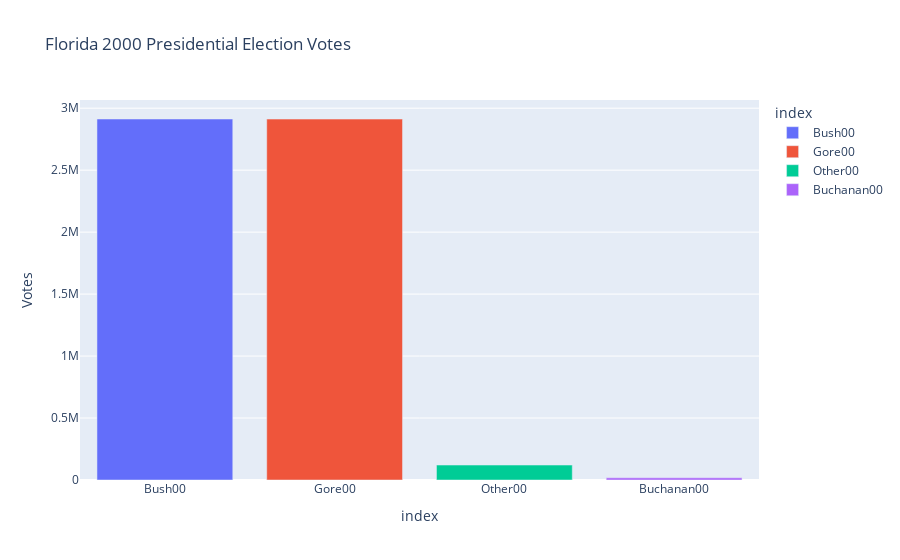

This figure's notebook cell:
### Code cell
# create a bar chart
fig = px.bar(
    df_votes,
    x=df_votes.index,
    y=df_votes.values,
    title='Florida 2000 Presidential Election Votes',
    labels={'x': 'Candidates', 'y': 'Votes'},
    color=df_votes.index)
# show the bar chart
fig.show()

### Figure 1 — Plotly figure (JSON) as saved in the notebook; plotly's stock layout.template omitted (floating-point values rounded to 4 significant figures)
{"data": [{"hovertemplate": "index=%{x}<br>Votes=%{y}<extra></extra>", "legendgroup": "Bush00", "marker": {"color": "#636efa", "pattern": {"shape": ""}}, "name": "Bush00", "orientation": "v", "showlegend": true, "textposition": "auto", "type": "bar", "x": ["Bush00"], "xaxis": "x", "y": [2912790], "yaxis": "y"}, {"hovertemplate": "index=%{x}<br>Votes=%{y}<extra></extra>", "legendgroup": "Gore00", "marker": {"color": "#EF553B", "pattern": {"shape": ""}}, "name": "Gore00", "orientation": "v", "showlegend": true, "textposition": "auto", "type": "bar", "x": ["Gore00"], "xaxis": "x", "y": [2912253], "yaxis": "y"}, {"hovertemplate": "index=%{x}<br>Votes=%{y}<extra></extra>", "legendgroup": "Other00", "marker": {"color": "#00cc96", "pattern": {"shape": ""}}, "name": "Other00", "orientation": "v", "showlegend": true, "textposition": "auto", "type": "bar", "x": ["Other00"], "xaxis": "x", "y": [120583], "yaxis": "y"}, {"hovertemplate": "index=%{x}<br>Votes=%{y}<extra></extra>", "legendgroup": "Buchanan00", "marker": {"color": "#ab63fa", "pattern": {"shape": ""}}, "name": "Buchanan00", "orientation": "v", "showlegend": true, "textposition": "auto", "type": "bar", "x": ["Buchanan00"], "xaxis": "x", "y": [17484], "yaxis": "y"}], "layout": {"barmode": "relative", "legend": {"title": {"text": "index"}, "tracegroupgap": 0}, "title": {"text": "Florida 2000 Presidential Election Votes"}, "xaxis": {"anchor": "y", "categoryarray": ["Bush00", "Gore00", "Other00", "Buchanan00"], "categoryorder": "array", "domain": [0, 1], "title": {"text": "index"}}, "yaxis": {"anchor": "x", "domain": [0, 1], "title": {"text": "Votes"}}}}
